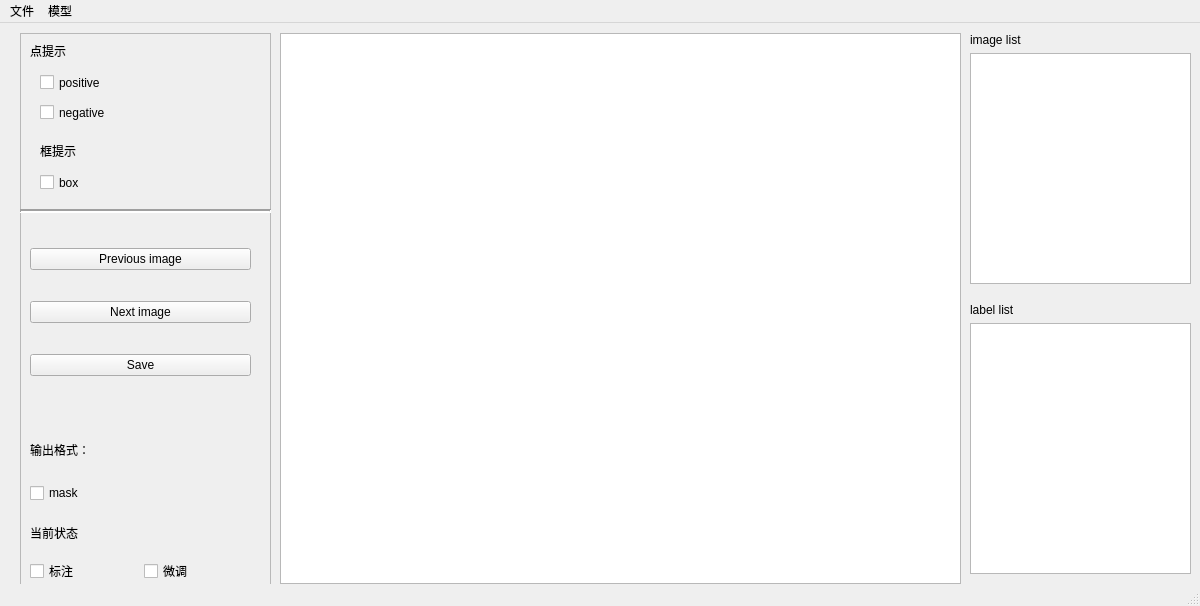
<?xml version="1.0" encoding="UTF-8"?>
<ui version="4.0">
 <class>MainWindow</class>
 <widget class="QMainWindow" name="MainWindow">
  <property name="geometry">
   <rect>
    <x>0</x>
    <y>0</y>
    <width>1200</width>
    <height>606</height>
   </rect>
  </property>
  <property name="minimumSize">
   <size>
    <width>1000</width>
    <height>600</height>
   </size>
  </property>
  <property name="maximumSize">
   <size>
    <width>10000</width>
    <height>6000</height>
   </size>
  </property>
  <property name="windowTitle">
   <string>魔棒工具</string>
  </property>
  <widget class="QWidget" name="centralwidget">
   <property name="minimumSize">
    <size>
     <width>0</width>
     <height>0</height>
    </size>
   </property>
   <property name="maximumSize">
    <size>
     <width>10000</width>
     <height>10000</height>
    </size>
   </property>
   <widget class="QFrame" name="frame">
    <property name="geometry">
     <rect>
      <x>20</x>
      <y>10</y>
      <width>251</width>
      <height>561</height>
     </rect>
    </property>
    <property name="frameShape">
     <enum>QFrame::StyledPanel</enum>
    </property>
    <property name="frameShadow">
     <enum>QFrame::Raised</enum>
    </property>
    <widget class="QLabel" name="label">
     <property name="geometry">
      <rect>
       <x>10</x>
       <y>10</y>
       <width>91</width>
       <height>16</height>
      </rect>
     </property>
     <property name="text">
      <string>点提示</string>
     </property>
    </widget>
    <widget class="QCheckBox" name="checkBox">
     <property name="geometry">
      <rect>
       <x>20</x>
       <y>40</y>
       <width>80</width>
       <height>19</height>
      </rect>
     </property>
     <property name="text">
      <string>positive</string>
     </property>
    </widget>
    <widget class="QCheckBox" name="checkBox_2">
     <property name="geometry">
      <rect>
       <x>20</x>
       <y>70</y>
       <width>80</width>
       <height>19</height>
      </rect>
     </property>
     <property name="text">
      <string>negative</string>
     </property>
    </widget>
    <widget class="QLabel" name="label_2">
     <property name="geometry">
      <rect>
       <x>20</x>
       <y>110</y>
       <width>91</width>
       <height>16</height>
      </rect>
     </property>
     <property name="text">
      <string>框提示</string>
     </property>
    </widget>
    <widget class="QCheckBox" name="checkBox_3">
     <property name="geometry">
      <rect>
       <x>20</x>
       <y>140</y>
       <width>80</width>
       <height>19</height>
      </rect>
     </property>
     <property name="text">
      <string>box</string>
     </property>
    </widget>
    <widget class="QWidget" name="verticalLayoutWidget_3">
     <property name="geometry">
      <rect>
       <x>10</x>
       <y>190</y>
       <width>221</width>
       <height>181</height>
      </rect>
     </property>
     <layout class="QVBoxLayout" name="verticalLayout_3">
      <item>
       <widget class="QPushButton" name="pushButton_2">
        <property name="text">
         <string>Previous image</string>
        </property>
       </widget>
      </item>
      <item>
       <widget class="QPushButton" name="pushButton">
        <property name="text">
         <string>Next image</string>
        </property>
       </widget>
      </item>
      <item>
       <widget class="QPushButton" name="pushButton_3">
        <property name="text">
         <string>Save</string>
        </property>
       </widget>
      </item>
     </layout>
    </widget>
    <widget class="Line" name="line">
     <property name="geometry">
      <rect>
       <x>0</x>
       <y>170</y>
       <width>251</width>
       <height>16</height>
      </rect>
     </property>
     <property name="lineWidth">
      <number>2</number>
     </property>
     <property name="orientation">
      <enum>Qt::Horizontal</enum>
     </property>
    </widget>
    <widget class="QWidget" name="verticalLayoutWidget_4">
     <property name="geometry">
      <rect>
       <x>10</x>
       <y>390</y>
       <width>221</width>
       <height>80</height>
      </rect>
     </property>
     <layout class="QVBoxLayout" name="verticalLayout_4">
      <item>
       <widget class="QLabel" name="label_3">
        <property name="text">
         <string>输出格式：</string>
        </property>
       </widget>
      </item>
      <item>
       <widget class="QCheckBox" name="checkBox_4">
        <property name="text">
         <string>mask</string>
        </property>
       </widget>
      </item>
     </layout>
    </widget>
    <widget class="QWidget" name="verticalLayoutWidget_5">
     <property name="geometry">
      <rect>
       <x>10</x>
       <y>480</y>
       <width>221</width>
       <height>70</height>
      </rect>
     </property>
     <layout class="QVBoxLayout" name="verticalLayout_5">
      <item>
       <widget class="QLabel" name="label_6">
        <property name="text">
         <string>当前状态</string>
        </property>
       </widget>
      </item>
      <item>
       <layout class="QHBoxLayout" name="horizontalLayout">
        <item>
         <widget class="QCheckBox" name="checkBox_6">
          <property name="text">
           <string>标注</string>
          </property>
         </widget>
        </item>
        <item>
         <widget class="QCheckBox" name="checkBox_5">
          <property name="text">
           <string>微调</string>
          </property>
         </widget>
        </item>
       </layout>
      </item>
     </layout>
    </widget>
   </widget>
   <widget class="QWidget" name="verticalLayoutWidget">
    <property name="geometry">
     <rect>
      <x>970</x>
      <y>10</y>
      <width>221</width>
      <height>251</height>
     </rect>
    </property>
    <layout class="QVBoxLayout" name="verticalLayout">
     <item>
      <widget class="QLabel" name="label_4">
       <property name="text">
        <string>image list</string>
       </property>
      </widget>
     </item>
     <item>
      <widget class="QListView" name="listView"/>
     </item>
    </layout>
   </widget>
   <widget class="QWidget" name="verticalLayoutWidget_2">
    <property name="geometry">
     <rect>
      <x>970</x>
      <y>280</y>
      <width>221</width>
      <height>271</height>
     </rect>
    </property>
    <layout class="QVBoxLayout" name="verticalLayout_2">
     <item>
      <widget class="QLabel" name="label_5">
       <property name="text">
        <string>label list</string>
       </property>
      </widget>
     </item>
     <item>
      <widget class="QListView" name="listView_2"/>
     </item>
    </layout>
   </widget>
   <widget class="QGraphicsView" name="graphicsView">
    <property name="geometry">
     <rect>
      <x>280</x>
      <y>10</y>
      <width>681</width>
      <height>551</height>
     </rect>
    </property>
   </widget>
  </widget>
  <widget class="QMenuBar" name="menubar">
   <property name="geometry">
    <rect>
     <x>0</x>
     <y>0</y>
     <width>1200</width>
     <height>22</height>
    </rect>
   </property>
   <widget class="QMenu" name="menu">
    <property name="title">
     <string>文件</string>
    </property>
    <addaction name="actionopen_images_folder"/>
    <addaction name="actionopen_label_folder"/>
   </widget>
   <widget class="QMenu" name="menu_2">
    <property name="title">
     <string>模型</string>
    </property>
    <addaction name="actionvit_h"/>
    <addaction name="actionvit_b"/>
    <addaction name="actionvit_l"/>
   </widget>
   <addaction name="menu"/>
   <addaction name="menu_2"/>
  </widget>
  <widget class="QStatusBar" name="statusbar"/>
  <action name="actionopen_images_folder">
   <property name="text">
    <string>open image folder</string>
   </property>
  </action>
  <action name="actionopen_label_folder">
   <property name="text">
    <string>open label folder</string>
   </property>
  </action>
  <action name="actionvit_h">
   <property name="text">
    <string>vit_h</string>
   </property>
  </action>
  <action name="actionvit_b">
   <property name="text">
    <string>vit_b(默认)</string>
   </property>
  </action>
  <action name="actionvit_l">
   <property name="text">
    <string>vit_l</string>
   </property>
  </action>
 </widget>
 <resources/>
 <connections/>
</ui>
